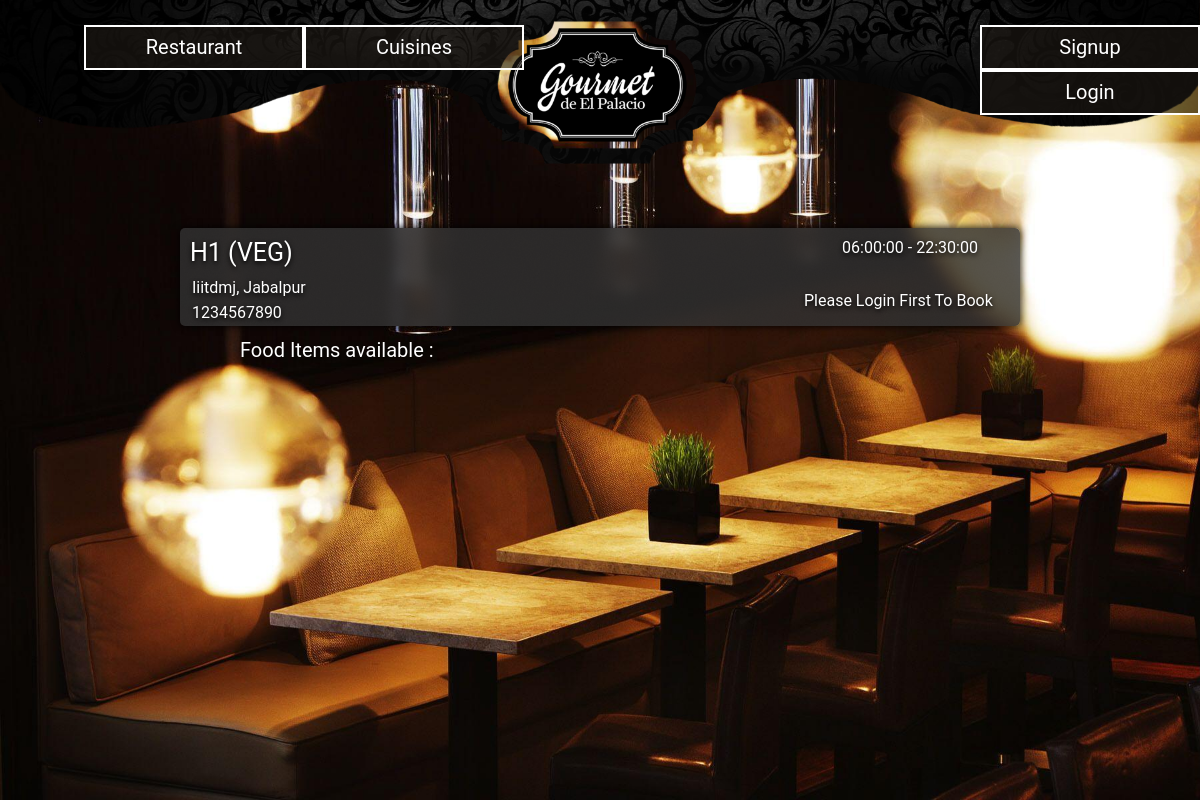
The page /search.php?search_type=restaurant&keyword=h1 on the database its author committed.
### tables this page shows
CREATE TABLE IF NOT EXISTS `restaurant` (
  `id` int(11) NOT NULL AUTO_INCREMENT,
  `name` varchar(50) NOT NULL,
  `address` varchar(200)  NOT NULL,
  `mobile_no` int(10)  DEFAULT NULL,
  `star` int(11) DEFAULT NULL,
  `city` varchar(20) DEFAULT NULL,
  `open_time` time NOT NULL,
  `close_time` time NOT NULL,
  `veg_nonveg` varchar(6) DEFAULT 'veg',
  PRIMARY KEY (`id`),
  UNIQUE(`name`,`address`,`mobile_no`),
  check (star<=5 && star >= 0)
);

### search.php (called while the page is built, shortened)
<?php
    $searchby =  $_GET['search_type'];
    $file = 'search_'.$searchby.'.php';
    $name = $_GET['keyword'];
    include($file);
?>

### search_restaurant.php (the view, shortened to what this page needs)
<!DOCTYPE html>
<html>
<head>
    <link type="text/css" rel="stylesheet" href="css/rest_list.css" />
    <link type="text/css" rel="stylesheet" href="css/search_restro.css" />
</head>
<body>
    <div class="header">
      <div class="header_top" >
        <div class="left_buttons">
          <a href="./food_list.php" class="header_hover" >Cuisines</a>
          <a href="./rest_list.php">Restaurant</a>
        </div>
        <div class="right_buttons">
          <?php
            include('login_buttons.php');
          ?>
        </div>
      </div>
    </div>
    <div class="headerbg"></div>
    <center>
        <?php
  include("PhpMysqlConnectivity.php");
  $sortby = 'rating';
  if($sortby=='rating'){
    $result = mysqli_query($link,"SELECT DISTINCT a.id, a.name,a.address,a.mobile_no,a.star,a.city,a.veg_nonveg,a.open_time,a.close_time FROM restaurant a WHERE a.name = '$name'  AND a.city='jabalpur' ORDER BY a.star DESC;");
  }
  while($row = mysqli_fetch_array($result))
  {
        echo '<div class="bodytrbg restro"><div style="background:rgba(50,50,50,0.8);border-radius: 5px;">';
        echo '<table border=0 cellpadding=2>';
        echo '<tr>';
        echo '<td  class="field name">'.$row["name"].'  ('.$row["veg_nonveg"].')</td>';
        $piclen = 40*$row["star"];
        echo '<td class="field starttd" ><div class="star" style="width:'.$piclen.'px;"></div></td>';
        echo '<td class="field open">'.$row["open_time"].' - '.$row["close_time"].'</td>';
        echo '</tr><tr>';
        echo '<td colspan=2 class="field address">&nbsp;&nbsp;'.$row["address"].', '.$row["city"].'</td>';
        if (isset($_SESSION['u_id'])) {
        echo '<td rowspan=2 ><a class="styledanchor"  href="./booking.php?r_id='.$row['id'].'">Book Table</a></td>';
        }
        else {
          echo '<td rowspan=2 class="field address" >Please Login First to Book</td>';
        }
        echo '</tr><tr>';
        echo '<td colspan=2 class="field mobile">&nbsp;&nbsp;'.$row["mobile_no"].'</td>';
        echo '</tr>';
        echo '</table>';
        echo '</div></div>';
    echo '<div class="labelhead">Food Items available : </div>';
  }
 ?>
<br><br>
</center>
</body>
</html>

### css/rest_list.css (style rules this page uses)
body { background-color: rgb(50, 50, 50); margin:0px; }
.header { margin:0px; padding:0px; border:0px; text-align: center; position : static; background-color: rgba(70, 60, 40, 0); height: 210px; width : 100%; }
.headerbg { background-image: url("../images/header/1.jpg"); background-repeat: no-repeat; background-size: cover; background-attachment: fixed, scroll; top: 0; z-index: -1; position : fixed; height: 100%; width: 100%; }
.header_top { background-image: url("../images/page_top_bg.png"); background-size: 100%; position: static; top: 0px; background-repeat: no-repeat; height: inherit; width: 100%; z-index: 9; }
.header_top .right_buttons { position: absolute; top: 25px; left: 64%; text-align: right; }
.header_top .left_buttons { position: absolute; top: 25px; left: 7%; text-align: left; }
.header a { text-align: center; vertical-align: middle; background: rgba(0, 0, 0, .2); border: 2px solid #fff; font-family: "Roboto", sans-serif; font-style: normal; font-size: 20px; position: relative; float: right; border: 0; padding: 8px; height: 25px; width: 200px; color: #fff; background: rgba(30, 25, 20, 0.6); border: 2px solid #fff; transition: background 0.2s ease-in-out; text-decoration: none; }
.bodytrbg { border-radius: 5px; background-image: url("../images/header/1b.jpg"); background-repeat: no-repeat; background-size: cover; background-attachment: fixed, scroll; text-shadow: 0px 2px 5px rgba(0, 0, 0, 1); height:auto; width:70%; margin-top: 1.5%; box-shadow: 0px 0px 7px 1px rgba(0, 0, 0, 0.8); transition: all 0.2s ease-in-out; text-decoration: none; }
.bodytrbg table { width:100%; }
.bodytrbg .field { text-align: left; vertical-align: middle; font-family: "Roboto", sans-serif; text-transform: capitalize; font-style: normal; position: relative; color: #fff; }
.bodytrbg .name { font-size: 25px; text-transform: uppercase; position: relative; float: left; padding: 8px; height: 25px; }
.bodytrbg .open { text-transform: uppercase; text-align: center; vertical-align:middle; float: right; padding: 8px; height: 25px; width: 200px; }
.bodytrbg .address { width: 100%; }

### css/search_restro.css (style rules this page uses)
.restro { margin-bottom: 1%; }
.labelhead { text-shadow: 0px 2px 7px rgba(0,0,0,1); text-align: center; vertical-align: middle; font-family: "Roboto", sans-serif; font-style: normal; font-size: 20px; width:60%; text-align:left; margin-bottom: 5px; position: relative; color: #fff; text-decoration: none; }

### rows shown on the page
restaurant: name "H1", veg_nonveg "VEG", open_time "06:00:00", close_time "22:30:00", address "Iiitdmj", city "Jabalpur", mobile_no "1234567890"
